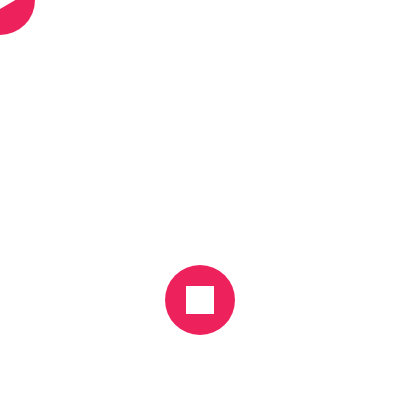
Frame 1 (no input)
Frame 60 (no input): identical to frame 1, image omitted
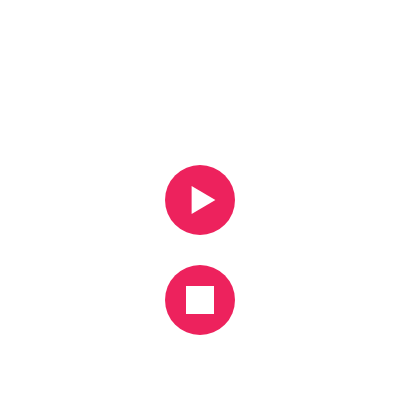
Frame 120 (the mouse pressed at the canvas centre since frame 60)

The p5.js sketch that drew these frames (run headless with seeded random() and noise() and a simulated clock; from frame 60 on, the mouse is pressed at the canvas centre):

// p5.js sketch
// ── sketch.js
// DM2008 — Activity 3b
// One Function Wonder (20 min)
//
// Write a function that draws a shape or group of shapes.
// It should take at least one parameter — try x, y, size, or color.
// Call it several times with different values to create variation.
//
// Ideas: a simple face, a flower, a house, an icon.
// Example: myShape(100, 200, 50); myShape(300, 200, 80);
//
// Stretch: call your function inside a for loop to create a repeating pattern.

function setup() {
  createCanvas(400, 400);
  rectMode(CENTER);
}

function draw() {
  background(255);
  Pause(mouseX, mouseY, 70);
  Play(200, 300, 70);
}

// Call your function here with different values each time
function Pause(x, y, sz) {
  // Circle
  fill("#ed225d");
  noStroke();
  ellipse(x, y, sz, sz);

  // White triangle
  fill("#ffffff");
  triangle(
    x - sz * 0.12, y - sz * 0.2,
    x - sz * 0.12, y + sz * 0.2,
    x + sz * 0.22, y
  );
}

// Define your function outside draw()
// It can be called from anywhere in your sketch
function Play(x, y, sz) {
  // Circle
  fill("#ed225d");
  noStroke();
  ellipse(x, y, sz, sz);

  // White square
  fill("#ffffff");
  rect(x, y, sz * 0.4, sz * 0.4);
}
